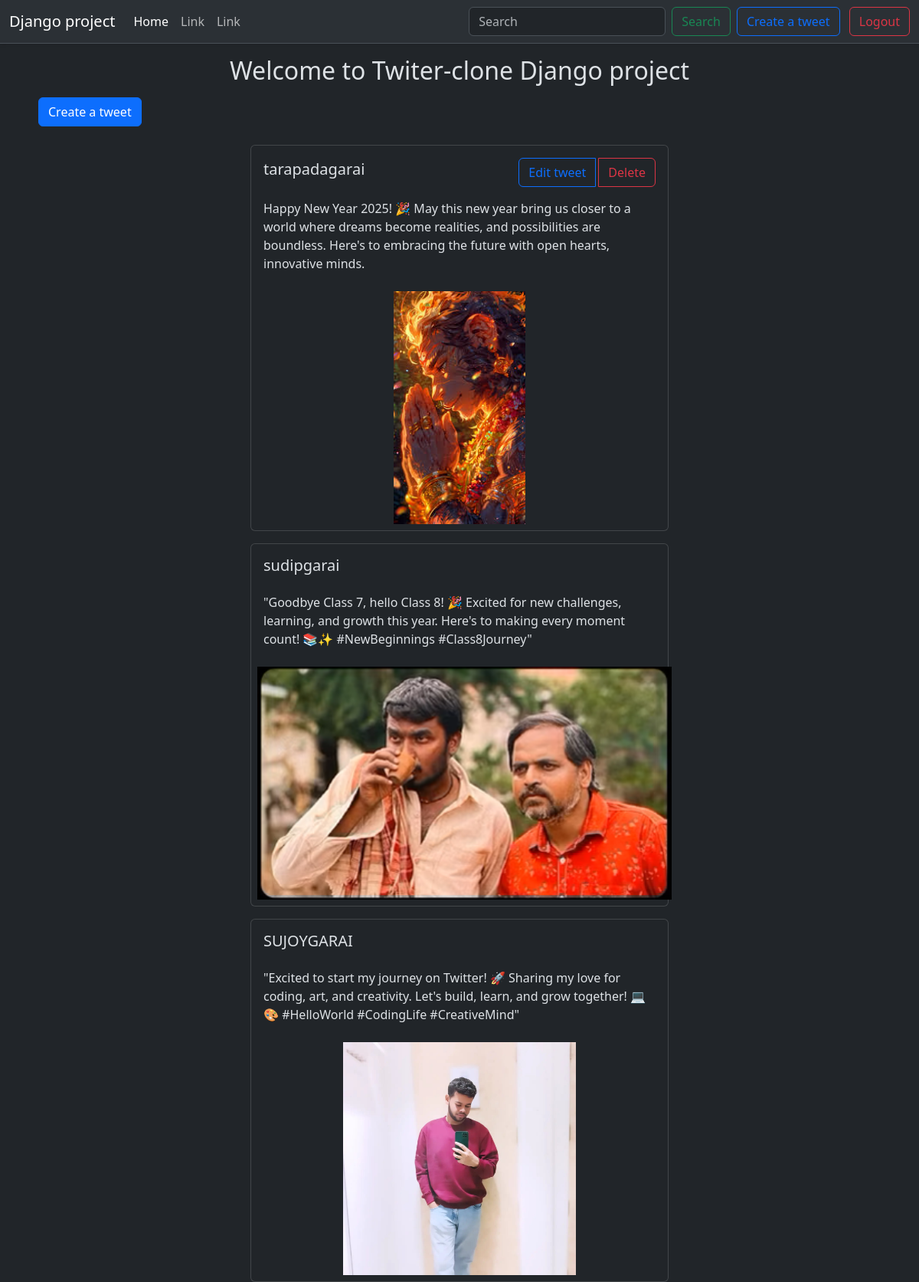
The page /tweet/ (signed in) on the database its author committed.
### tweet/models.py (models this page shows, shortened)
class Tweet(models.Model):
    user = models.ForeignKey(User, on_delete=models.CASCADE)
    text = models.TextField(max_length=240)
    photo = models.ImageField(upload_to='photos/', blank=True, null=True)
    created_at = models.DateTimeField(auto_now_add=True)
    updated_at = models.DateTimeField(auto_now=True)

### tweet/views.py (the view)
# urls.py: path('', views.tweet_list, name='tweet_list'),
def tweet_list(request):
    tweets = Tweet.objects.all().order_by('-created_at')
    return render(request, 'tweet_list.html', {'tweets': tweets})

### tweet/templates/tweet_list.html (shortened to what this page needs)
{% extends "base.html" %}
{% block content %}
    <div class="menupart p-2">
        <h2 class="text-center p-2">Welcome to Twiter-clone Django project</h2>
        <a class="btn btn-primary mb-3" href="{% url 'tweet_create' %}">Create a tweet</a>
    </div>
    <div class="container" style="display: flex; flex-wrap: wrap; gap: 1rem;">
        {% for tweet in tweets %}
            <div class="card custom-card m-auto tweet-card" style="width: 50%;">
                <div class="card-body">
                    <div class="d-flex align-items-center justify-content-between">
                        <h5 class="card-title">{{tweet.user.username}}</h5>
                        <div class="btn-group d-flex gap-1">
                        {% if tweet.user == user %}
                        <a class="btn btn-outline-primary" href="{% url 'tweet_edit' tweet.id%}">Edit tweet</a>
                        <a class="btn btn-outline-danger" href="{% url 'tweet_delete' tweet.id%}">Delete</a>
                        {% endif %}
                        </div>
                    </div>
                    <p class="card-text mt-3">{{tweet.text}}</p>
                </div>
                {% if tweet.photo %}
                <div class="imgbox" style="height: 20rem; width: auto; object-fit: cover; margin: auto;">
                    <img src="{{tweet.photo.url}}" class="card-img-bottom p-2" alt="..." style="height: 100%; width: auto; object-fit: cover; margin: auto;">
                </div>
                {% endif %}
            </div>
        {% endfor %}
    </div>
{% endblock %}

### rows shown on the page
Tweet: user.username "tarapadagarai", shows "Edit tweet", text "Happy New Year 2025! 🎉 May this new year bring us closer to a world where dreams become realities, and possibilities are boundless. Here's to embracing the future with open hearts, innovative minds.", photo (picture)
Tweet: user.username "sudipgarai", text "\"Goodbye Class 7, hello Class 8! 🎉 Excited for new challenges, learning, and growth this year. Here's to making every moment count! 📚✨ #NewBeginnings #Class8Journey\"", photo (picture)
Tweet: user.username "SUJOYGARAI", text "\"Excited to start my journey on Twitter! 🚀 Sharing my love for coding, art, and creativity. Let's build, learn, and grow together! 💻🎨 #HelloWorld #CodingLife #CreativeMind\"", photo (picture)
